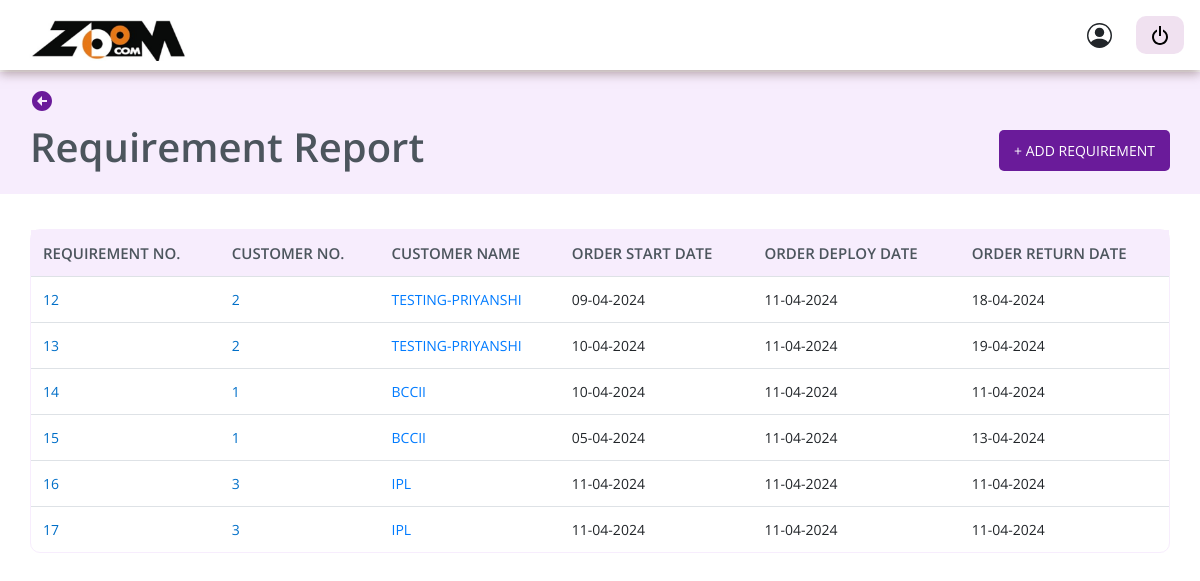
Page /asset_management/requirement-report-main-page/ on the committed database.
### requirements/models.py (models this page shows)
class RequirementCust(models.Model):
    r_cust_id=models.CharField(max_length=10,null=True,blank=True)
    customer=models.ForeignKey(CustomerDetail,on_delete=models.SET_NULL,null=True)
    r_order_startdate = models.DateField(null=True, blank=True)
    r_order_depdate = models.DateField(null=True, blank=True)
    r_order_enddate = models.DateField(null=True, blank=True)
    r_order_loc=models.CharField(max_length=1000,blank=True, null=True)

### requirements/views.py (the view)
# urls.py: path("requirement-report-main-page/",requirement_report_main_page, name= "requirement_report_main_page"),
def requirement_report_main_page(request):
   ctx={}
   requirement = RequirementCust.objects.values('id','r_cust_id','customer__id','customer__customer',
    'r_order_startdate','r_order_depdate', 'r_order_enddate' )
   ctx['requirement']=requirement
   return render(request, 'requirement_report_main_page.html', ctx)

### requirements/templates/requirement_report_main_page.html (shortened to what this page needs)
{% load static%}
{% include 'base_dashboard.html' %}
{% block content %}
<link rel="stylesheet" href="//cdn.jsdelivr.net/npm/alertifyjs@1.13.1/build/css/alertify.min.css"/>
<link rel="stylesheet" href="//cdn.jsdelivr.net/npm/alertifyjs@1.13.1/build/css/themes/default.min.css"/>
<section class="assetdetail">
    <button onclick="goToDashboard()" style="border: none; margin-bottom: 10px; background-color: transparent;"><svg xmlns="http://www.w3.org/2000/svg" width="24" height="24" viewBox="0 0 24 24" style="fill: #6A1B9A;transform: ;msFilter:;"><path d="M12 2C6.486 2 2 6.486 2 12s4.486 10 10 10 10-4.486 10-10S17.514 2 12 2zm5 11h-5v4l-5-5 5-5v4h5v2z"></path></svg></button>
    <div class="assetheaderbuttones">
        <h1>Requirement Report</h1>
        <button type="button" class="btn btn-secondary" data-bs-toggle="tooltip" data-bs-placement="bottom"
                data-bs-title="Add a new individual asset."><a href="/asset_management/requirement-asset/"
                    style="color: #fff; text-decoration: none;">+ Add requirement</a> </button>
    </div>
</section>
<section class="assest-container-table">
    <table class="table">
        <thead>
            <tr>
                <th>Requirement NO.</th>
                <th>Customer NO.</th>
                <th>Customer Name </th>
                <th>Order Start Date</th>
                <th>Order Deploy Date</th>
                <th>Order Return Date</th>
            </tr>
        </thead>
        <tbody>
            {% for m in requirement %}
            <tr>
                <td class="tbname">{{m.id}}</td>
                <td class="tbname">{{m.customer__id}}</td>
                <td class="tbname"><a href="/asset_management/requirement-per-customer/{{m.r_cust_id}}/">{{m.customer__customer}}</a></td>
                <td>
                    {% if m.r_order_startdate == none or m.r_order_startdate == "" %}
                        --
                    {% else %}
                        {{m.r_order_startdate|date:'d-m-Y'}}
                    {% endif %}
                </td>
                <td>
                    {% if m.r_order_depdate == none or m.r_order_depdate == "" %}
                        --
                    {% else %}
                        {{m.r_order_depdate|date:'d-m-Y'}}
                    {% endif %}
                </td>
                <td>
                    {% if m.r_order_enddate == none or m.r_order_enddate == "" %}
                        --
                    {% else %}
                        {{m.r_order_enddate|date:'d-m-Y'}}
                    {% endif %}
                </td>
            </tr>
            {% endfor %}
        </tbody>
    </table>
</section>
<link href="https://cdnjs.cloudflare.com/ajax/libs/select2/4.0.13/css/select2.min.css" rel="stylesheet" />
{% endblock content %}

### static/dashboard/style.css (style rules this page uses)
* { margin: 0; padding: 0; box-sizing: border-box; font-family: 'Open Sans', sans-serif; text-decoration: none; list-style: none; }
body { font-family: 'Open Sans', sans-serif; margin: 0; padding: 0; }
section.assetdetail { margin-top: 72px; background: #F7EDFD; padding: 15px 30px; }
section.assetdetail .assetheaderbuttones { display: flex; justify-content: space-between; align-items: center; }
.assetheaderbuttones h1 { color: #4C555D; font-weight: 600; }
section.assest-container-table { padding: 15px 30px; }
.assetheaderbuttones button { background: #6A1B9A; border: none; color: #fff; padding: 10px 15px; font-size: 14px; border: none; border-radius: 5px; text-transform: uppercase; }

### asset_master/templates/base_dashboard.html (style rules this page uses)
body { font-family: 'Open Sans', sans-serif; margin: 0; padding: 0; }

### requirements/templates/requirement_report_main_page.html (style rules this page uses)
table { width: 100%; border-collapse: separate; border-spacing: 0; margin-top: 20px; border: 1px solid #F7EDFD; border-radius:10px ; }
th, td { border: 1px solid #F7EDFD; padding: 8px; text-align: left; }
.table thead th { border: none; color: #4C555D; font-size: 15px; font-weight: 600; }
th { background-color: #F7EDFD; text-transform: uppercase; color: #4C555D; border: none; }
td { text-transform: capitalize; font-size: 14px; }
th, td { border: none; }
td.tbname { color: #006FC8; text-transform:uppercase; text-decoration: none; }
td.tbname a { text-decoration: none; }

### rows in the picture
RequirementCust: id "12", customer__id "2", customer__customer "TESTING-PRIYANSHI", r_order_startdate "09-04-2024", r_order_depdate "11-04-2024", r_order_enddate "18-04-2024"
RequirementCust: id "13", customer__id "2", customer__customer "TESTING-PRIYANSHI", r_order_startdate "10-04-2024", r_order_depdate "11-04-2024", r_order_enddate "19-04-2024"
RequirementCust: id "14", customer__id "1", customer__customer "BCCII", r_order_startdate "10-04-2024", r_order_depdate "11-04-2024", r_order_enddate "11-04-2024"
RequirementCust: id "15", customer__id "1", customer__customer "BCCII", r_order_startdate "05-04-2024", r_order_depdate "11-04-2024", r_order_enddate "13-04-2024"
RequirementCust: id "16", customer__id "3", customer__customer "IPL", r_order_startdate "11-04-2024", r_order_depdate "11-04-2024", r_order_enddate "11-04-2024"
RequirementCust: id "17", customer__id "3", customer__customer "IPL", r_order_startdate "11-04-2024", r_order_depdate "11-04-2024", r_order_enddate "11-04-2024"
